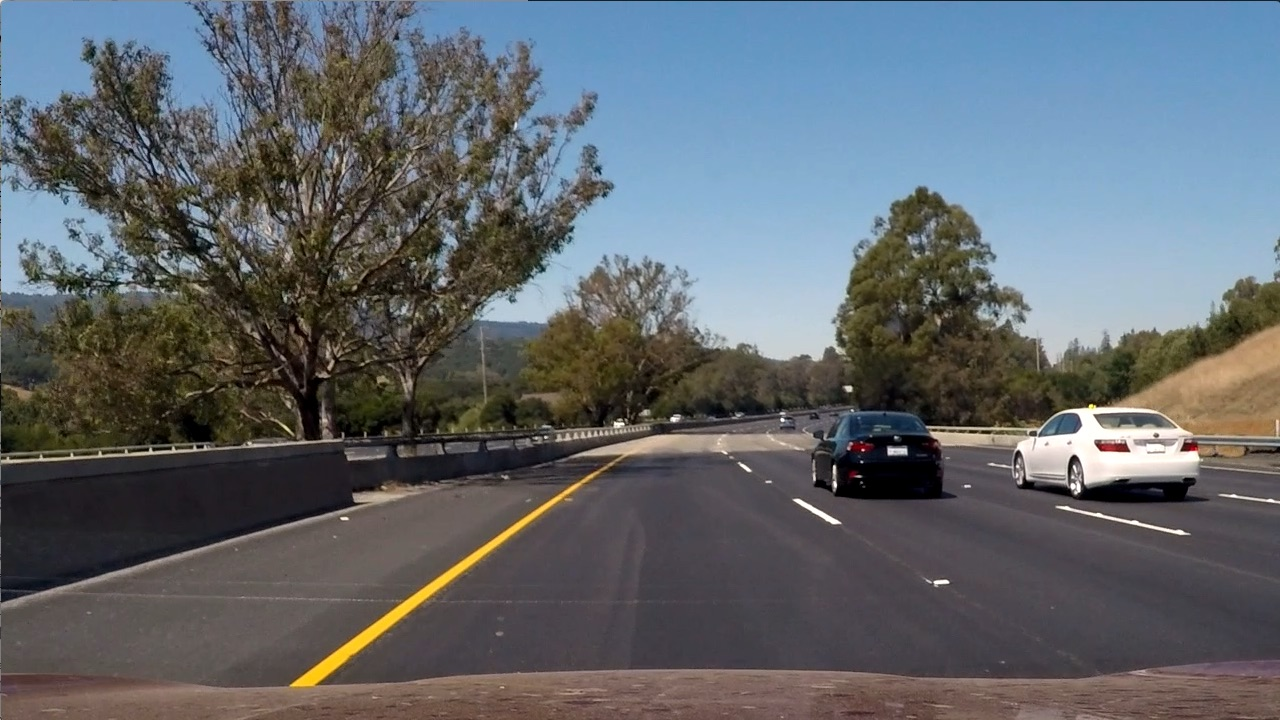
#> input picture Part3_CNN/Lesson1_CNN/02_conv_visualization/data/bridge_trees_example.jpg, 1280 x 720 px; its folder holds only this picture in this run
$ jupyter execute custom_filters.ipynb   (shell and % lines are left out)
#> lines starting #> are read from the running program, lines starting #| are printed output that depends on the picture
# Creating a Filter, Edge Detection

### Import resources and display image

[cell 1]
import os
import os.path as path

import matplotlib.pyplot as plt
import matplotlib.image as mpimg

import cv2
import numpy as np

[cell 2]
path.join(os.getcwd(), 'data')
os.listdir(path.join(os.getcwd(), 'data'))
images = [file for file in os.listdir(path.join(os.getcwd(), 'data')) if file.endswith(".jpg") or file.endswith(".png")]

[cell 3]
images = [file for file in os.listdir(path.join(os.getcwd(), 'data')) if file.endswith(".jpg") or file.endswith(".png")]

[cell 4]
images

[cell 5]

# Read in the image
#image = mpimg.imread(path.join(os.getcwd(), 'data', 'curved_lane.jpg'))
#plt.imshow(image)

for image in images:
    image_read = mpimg.imread(path.join(os.getcwd(), 'data', image))
#> image_read is the input picture: shape (720, 1280, 3); mean R, G, B 97, 102.6, 107.9
    plt.figure()
    plt.imshow(image_read)
    plt.title(image)

### Convert the image to grayscale

[cell 6]
# Convert to grayscale for filtering
#gray = cv2.cvtColor(image, cv2.COLOR_RGB2GRAY)
#plt.imshow(gray, cmap='gray')

for image in images:
    image_read = mpimg.imread(path.join(os.getcwd(), 'data', image))
    gray = cv2.cvtColor(image_read, cv2.COLOR_RGB2GRAY)
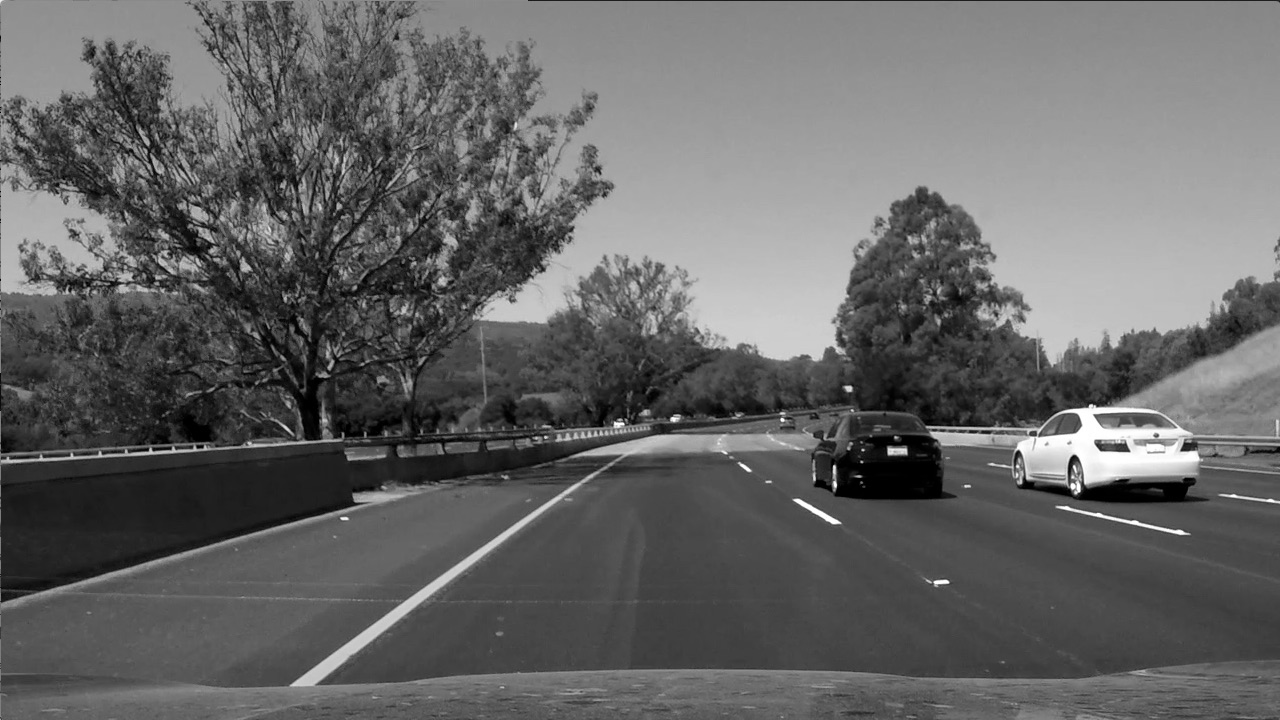
#> gray: shape (720, 1280); min 0, max 255, mean 101.5
    plt.figure()
    plt.imshow(gray, cmap='gray')
    plt.title(image)

### TODO: Create a custom kernel

Below, you've been given one common type of edge detection filter: a Sobel operator.

The Sobel filter is very commonly used in edge detection and in finding patterns in intensity in an image. Applying a Sobel filter to an image is a way of **taking (an approximation) of the derivative of the image** in the x or y direction, separately. The operators look as follows.

**It's up to you to create a Sobel x operator and apply it to the given image.**

For a challenge, see if you can put the image through a series of filters: first one that blurs the image (takes an average of pixels), and then one that detects the edges.

[cell 7]
# Create a custom kernel

# 3x3 array for edge detection
sobel_y = np.array([[ -1, -2, -1],
                   [ 0, 0, 0],
                   [ 1, 2, 1]])

# Filter the image using filter2D, which has inputs: (grayscale image, bit-depth, kernel)
#filtered_image = cv2.filter2D(gray, -1, sobel_y)

#plt.imshow(filtered_image, cmap='gray')

for image in images:
    image_read = mpimg.imread(path.join(os.getcwd(), 'data', image))
    gray = cv2.cvtColor(image_read, cv2.COLOR_RGB2GRAY)
    filtered_image = cv2.filter2D(gray, -1, sobel_y)
    plt.figure()
    plt.imshow(filtered_image, cmap='gray')
    plt.title(image)

[cell 8]
# Create and apply a Sobel x operator
sobel_x = np.transpose(sobel_y)

# Filter the image using filter2D, which has inputs: (grayscale image, bit-depth, kernel)
#filtered_image = cv2.filter2D(gray, -1, sobel_x)
#plt.imshow(filtered_image, cmap='gray')

for image in images:
    image_read = mpimg.imread(path.join(os.getcwd(), 'data', image))
    gray = cv2.cvtColor(image_read, cv2.COLOR_RGB2GRAY)
    filtered_image = cv2.filter2D(gray, -1, sobel_x)
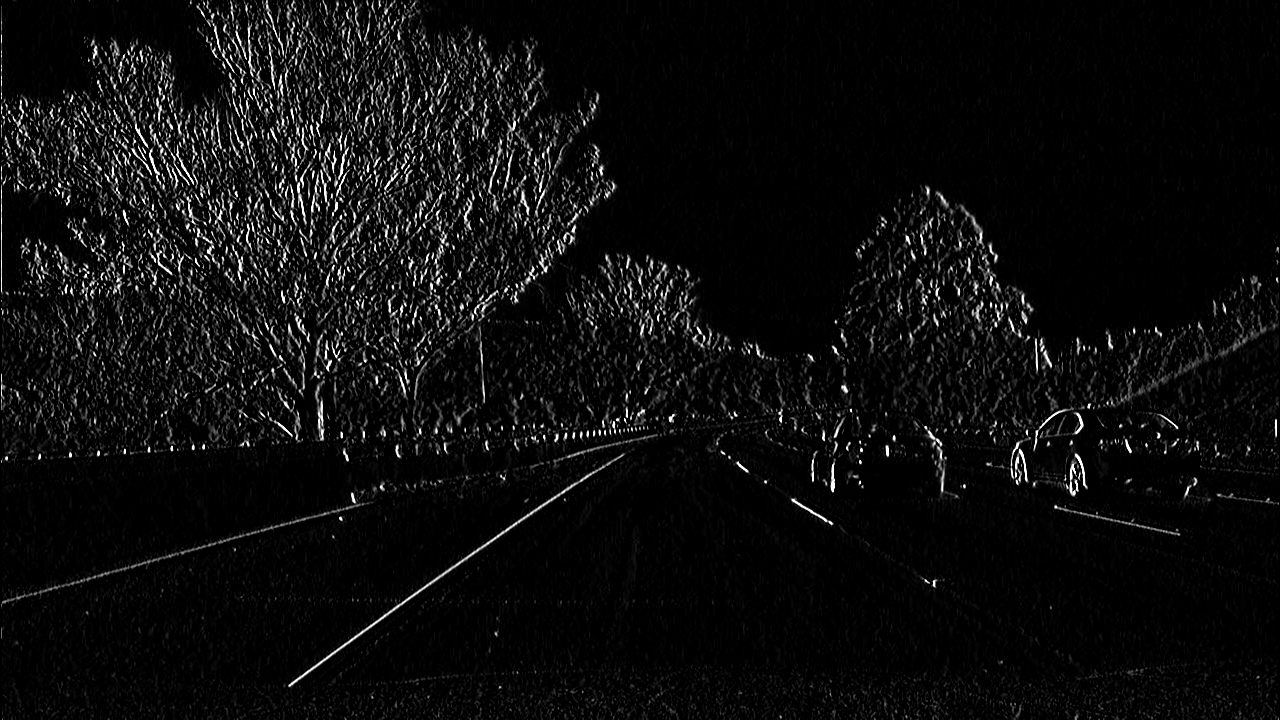
#> filtered_image: shape (720, 1280); min 0, max 255, mean 13
    plt.figure()
    plt.imshow(filtered_image, cmap='gray')
    plt.title(image)

### Test out other filters!

You're encouraged to create other kinds of filters and apply them to see what happens! As an **optional exercise**, try the following:
* Create a filter with decimal value weights.
* Create a 5x5 filter
* Apply your filters to the other images in the `images` directory.

[cell 9]
# Create a custom kernel

# 3x3 array for edge detection
custom_filter = np.array([[ -1.1, -2.1, -1.1],
                   [ 0.1, 0.1, 0.1],
                   [ 1.1, 2.1, 1.1]])

# Filter the image using filter2D, which has inputs: (grayscale image, bit-depth, kernel)
filtered_image = cv2.filter2D(gray, -1, custom_filter)
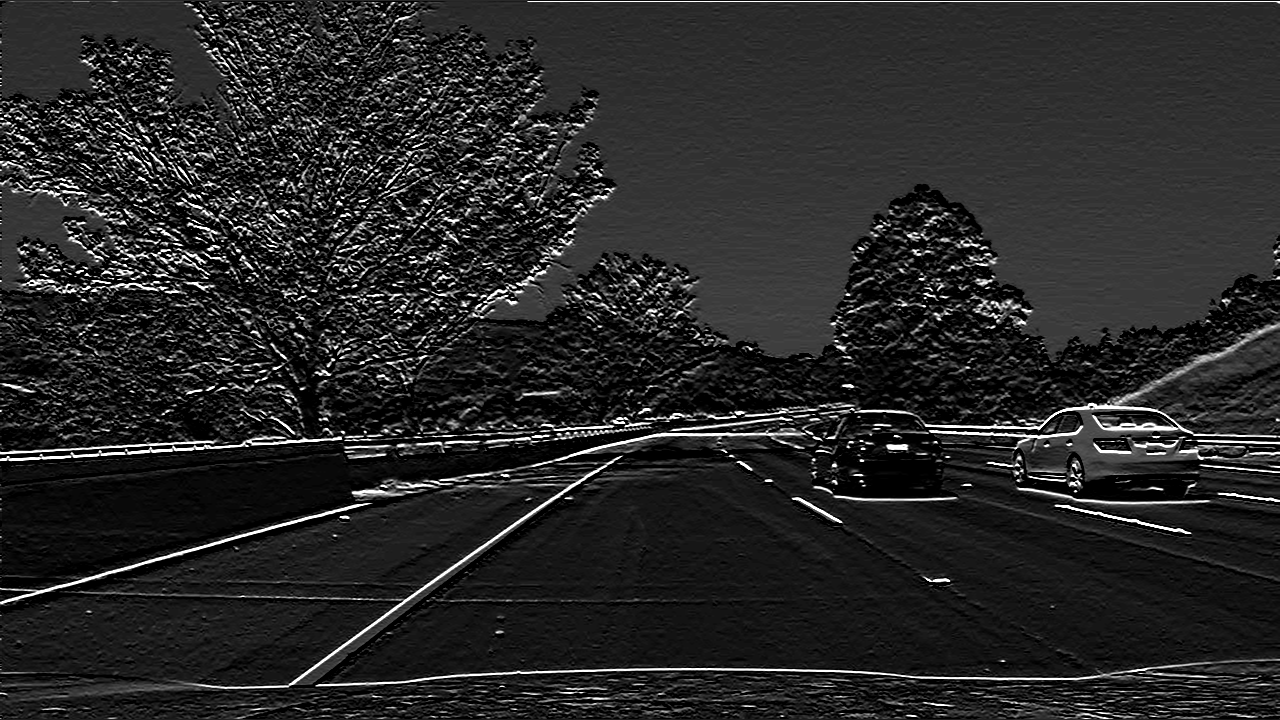
#> filtered_image: shape (720, 1280); min 0, max 255, mean 39.6

plt.imshow(filtered_image, cmap='gray')

[cell 10]
# Create a custom kernel

# 3x3 array for edge detection
custom_filter = np.random.rand(5,5) + 1

# Filter the image using filter2D, which has inputs: (grayscale image, bit-depth, kernel)
filtered_image = cv2.filter2D(gray, -1, custom_filter)
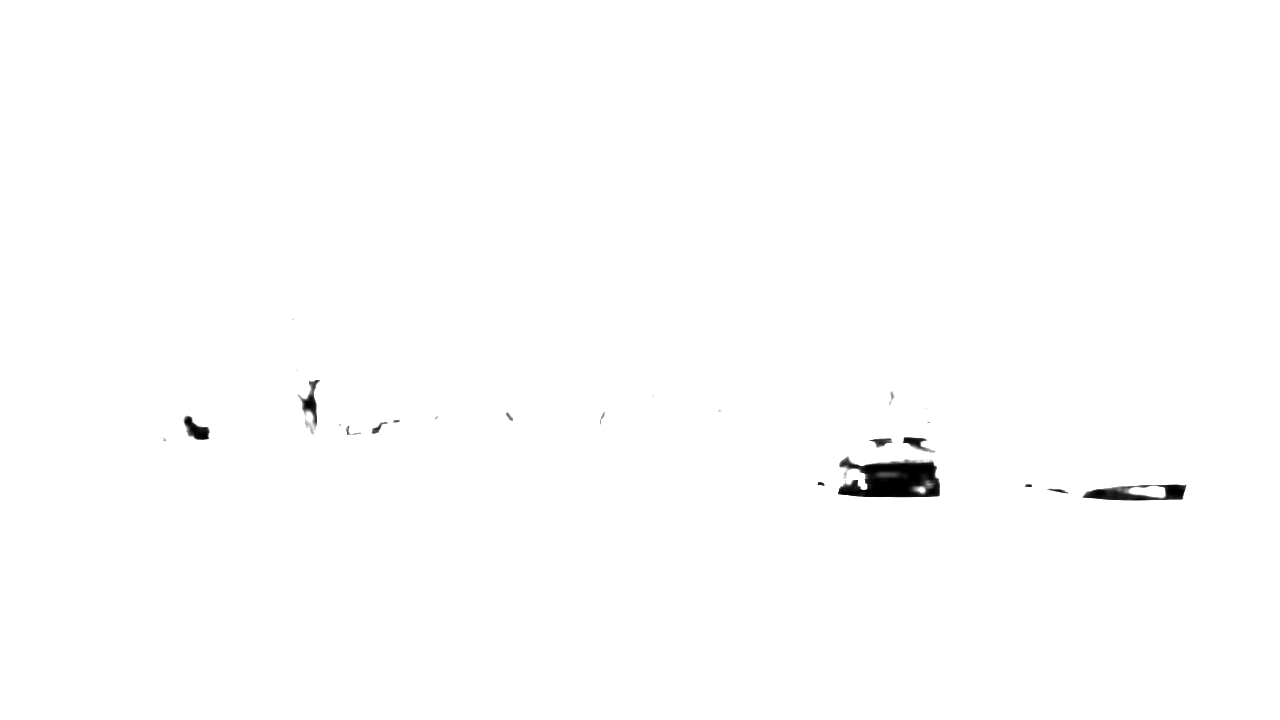
#> filtered_image: shape (720, 1280); min 0, max 255, mean 253.8

plt.imshow(filtered_image, cmap='gray')
